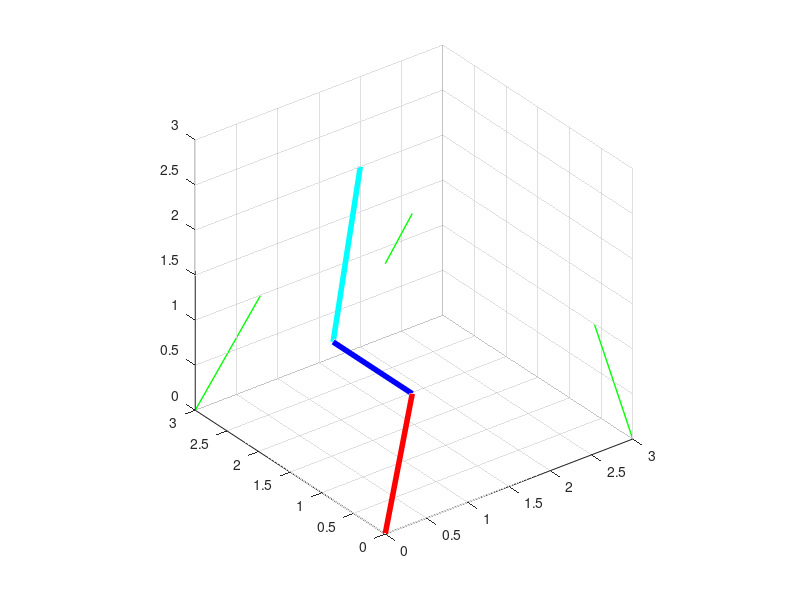

The MATLAB script that drew this image: (Note: this script raises an error after producing the figure.)
a1 = 1; a2 = 1; a3 = 2;
px = 2; py =3; pz=2;
phiDeg = 45; phi = phiDeg*pi/180;
wx = px - a3*cos (phi); 
wy = py - a3*sin(phi);
c2 = (wx*wx + wy*wy - a1*a1 - a2*a2)/ (2*a1*a2);
if c2 <= 1
    s2_1 = sqrt(1-c2*c2); 
    theta2_1 = atan2(s2_1,c2); 
    denom_1 = a1*a1 + a2*a2 + 2*a1*a2*cos(theta2_1);
    
    s1_1 = (wy*(a1+a2*cos(theta2_1))-a2*sin(theta2_1)*wx)/denom_1;
    c1_1 = (wx*(a1+a2*cos(theta2_1))+a2*sin(theta2_1)*wy)/denom_1;
    
    
    theta1_1 = atan2(s1_1, c1_1); theta3_1 = phi - theta1_1;
    
    display(rad2deg(theta1_1));
    display(rad2deg(theta2_1));
    display(rad2deg(theta3_1));
    
    
    ax_1 = a1*cos (theta1_1);
    ay_1 = a1*sin(theta1_1);
   
    bx = ax_1 + a2*cos(theta1_1 + theta2_1);by = ay_1 + a2*sin(theta1_1 + theta2_1); 

    cx = px; cy = py;

    xAxisArrayXCoords = [-2.5 2.5];xAxisArrayYCoords = [0 0];
    yAxisArrayXCoords = [0 0];yAxisArrayYCoords = [-2.5 2.5];

    link1XCoords_1 = [0 ax_1];link1YCoords_1 = [.5 ay_1];
    link2XCoords_1 = [ax_1 bx];link2YCoords_1 = [ay_1 by];
    link3XCoords = [bx px];link3YCoords = [by py];

   
    %plot(xAxisArrayXCoords,xAxisArrayYCoords,'black',yAxisArrayXCoords,yAxisArrayYCoords,'black' ...
    %,link1XCoords_1,link1YCoords_1,'red',link2XCoords_1,link2YCoords_1,'g',link3XCoords,link3YCoords,'b' );
   % hold on;
else
    disp("Not possible");
    return;
end

all_z=atan2(pz,px);
all_z_ang=rad2deg(all_z)

figure;
h = plot3(0,0,0);
p = get(h,'Parent');
xlim(p,'manual');
xlim(p,[0 3]);
ylim(p,'manual');
ylim(p,[0 3]);
zlim(p,'manual');
zlim(p,[0 3]);
axis vis3d;
grid on;
point1.x = 0;
point1.y = 0;
point1.z = 0;

point2.x = ax_1;
point2.y = ay_1;
point2.z = 1;

point3.x = bx;
point3.y = by;
point3.z = 1.2;

point4.x = px;
point4.y = py;
point4.z = pz;

l1= line([point1.x, point2.x],[point1.y,point2.y],[point1.z,point2.z],'Color','r','LineWidth',4);
l2 =line([point2.x, point3.x],[point2.y,point3.y],[point2.z,point3.z],'Color','b','LineWidth',4);
l3= line([point3.x, point4.x],[point3.y,point4.y],[point3.z,point4.z],'Color','c','LineWidth',4);

l1z= line([point1.x, point2.x],[point1.y,point2.y],[3,3],'Color','g','LineWidth',1); 
l1y= line([point1.x, point2.x],[3,3],[point1.z,point2.z],'Color','g','LineWidth',1);
l1x= line([3,3],[point1.y,point2.y],[point1.z,point2.z],'Color','g','LineWidth',1);
l1x.LineStyle='--';l1y.LineStyle='--';l1z.LineStyle='--';

l2z =line([point2.x, point3.x],[point2.y,point3.y],[3,3],'Color','g','LineWidth',1);
l2y =line([point2.x, point3.x],[3,3],[point2.z,point3.z],'Color','g','LineWidth',1);
l2x =line([3,3],[point2.y,point3.y],[point2.z,point3.z],'Color','g','LineWidth',1);
l2x.LineStyle='--';l2y.LineStyle='--';l2z.LineStyle='--';

l3z = line([point3.x, point4.x],[point3.y,point4.y],[3,3],'Color','g','LineWidth',1);
l3y = line([point3.x, point4.x],[3,3],[point3.z,point4.z],'Color','g','LineWidth',1);
l3x = line([3,3],[point3.y,point4.y],[point3.z,point4.z],'Color','g','LineWidth',1);
l3x.LineStyle='--';l3y.LineStyle='--';l3z.LineStyle='--';

%{
for i =0.1:0.1:5
    set(l,'ZData',[point1.z,i],'YData',[point1.y,i]);
    set(l1,'ZData',[i,point3.z],'YData',[i,point3.y]);
    pause(0.1);
end
%}
